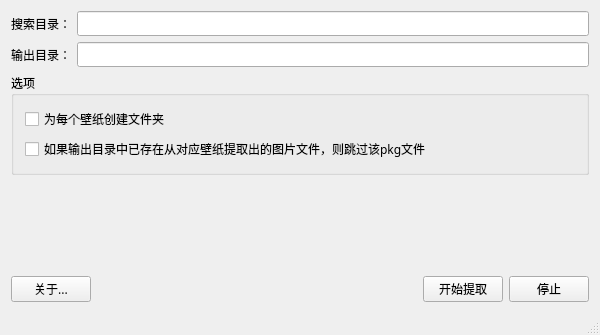
<?xml version="1.0" encoding="UTF-8"?>
<ui version="4.0">
 <class>RePkgUiToolClass</class>
 <widget class="QMainWindow" name="RePkgUiToolClass">
  <property name="geometry">
   <rect>
    <x>0</x>
    <y>0</y>
    <width>600</width>
    <height>335</height>
   </rect>
  </property>
  <property name="font">
   <font>
    <family>微软雅黑</family>
   </font>
  </property>
  <property name="windowTitle">
   <string>RePkgUiTool</string>
  </property>
  <widget class="QWidget" name="centralWidget">
   <layout class="QVBoxLayout" name="verticalLayout">
    <item>
     <layout class="QGridLayout" name="gridLayout">
      <item row="0" column="0">
       <widget class="QLabel" name="label">
        <property name="text">
         <string>搜索目录：</string>
        </property>
       </widget>
      </item>
      <item row="0" column="1">
       <widget class="QLineEdit" name="lineEditSearchFolder"/>
      </item>
      <item row="1" column="0">
       <widget class="QLabel" name="label_2">
        <property name="text">
         <string>输出目录：</string>
        </property>
       </widget>
      </item>
      <item row="1" column="1">
       <widget class="QLineEdit" name="lineEditOutputFolder"/>
      </item>
     </layout>
    </item>
    <item>
     <widget class="QGroupBox" name="groupBox">
      <property name="title">
       <string>选项</string>
      </property>
      <layout class="QVBoxLayout" name="verticalLayout_2">
       <item>
        <widget class="QCheckBox" name="checkBoxCreateFolder">
         <property name="text">
          <string>为每个壁纸创建文件夹</string>
         </property>
        </widget>
       </item>
       <item>
        <widget class="QCheckBox" name="checkBoxSkipExistFile">
         <property name="text">
          <string>如果输出目录中已存在从对应壁纸提取出的图片文件，则跳过该pkg文件</string>
         </property>
        </widget>
       </item>
      </layout>
     </widget>
    </item>
    <item>
     <spacer name="verticalSpacer">
      <property name="orientation">
       <enum>Qt::Vertical</enum>
      </property>
      <property name="sizeHint" stdset="0">
       <size>
        <width>20</width>
        <height>40</height>
       </size>
      </property>
     </spacer>
    </item>
    <item>
     <layout class="QHBoxLayout" name="horizontalLayout">
      <item>
       <widget class="QPushButton" name="pushButtonAbout">
        <property name="text">
         <string>关于...</string>
        </property>
       </widget>
      </item>
      <item>
       <spacer name="horizontalSpacer">
        <property name="orientation">
         <enum>Qt::Horizontal</enum>
        </property>
        <property name="sizeHint" stdset="0">
         <size>
          <width>40</width>
          <height>20</height>
         </size>
        </property>
       </spacer>
      </item>
      <item>
       <widget class="QPushButton" name="startExtrackBtn">
        <property name="text">
         <string>开始提取</string>
        </property>
       </widget>
      </item>
      <item>
       <widget class="QPushButton" name="pushButtonStop">
        <property name="text">
         <string>停止</string>
        </property>
       </widget>
      </item>
     </layout>
    </item>
   </layout>
  </widget>
  <widget class="QStatusBar" name="statusBar"/>
  <action name="actionBrowseSearchFolder">
   <property name="icon">
    <iconset resource="RePkgUiTool.qrc">
     <normaloff>:/RePkgUiTool/res/folder.ico</normaloff>:/RePkgUiTool/res/folder.ico</iconset>
   </property>
   <property name="text">
    <string>浏览...</string>
   </property>
  </action>
  <action name="actionBrowseOutputFolder">
   <property name="icon">
    <iconset resource="RePkgUiTool.qrc">
     <normaloff>:/RePkgUiTool/res/folder.ico</normaloff>:/RePkgUiTool/res/folder.ico</iconset>
   </property>
   <property name="text">
    <string>浏览...</string>
   </property>
  </action>
 </widget>
 <layoutdefault spacing="6" margin="11"/>
 <resources>
  <include location="RePkgUiTool.qrc"/>
 </resources>
 <connections/>
</ui>
